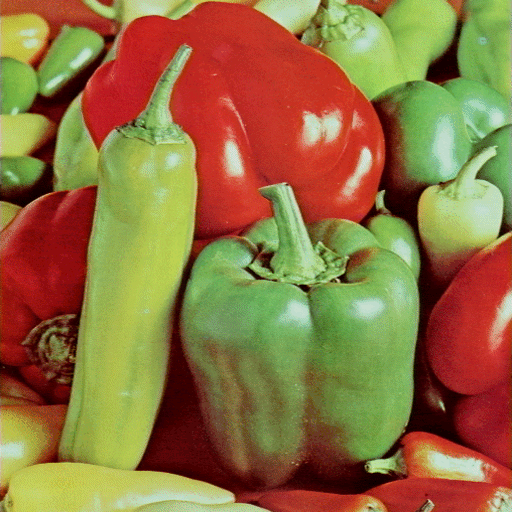
#> input picture book/peppers1.tif, 512 x 512 px
$ jupyter execute pixel_processing.ipynb
#> lines starting #> are read from the running program, lines starting #| are printed output that depends on the picture
## Image processing Tools

Aim of these first part is to dicover some tools taht transform an image to a new one that is easier to analyse.

The first class is the so called **pixel processing tools** where you simply modify each pixel of the image, to change its value using some pre-determined functions.

Each grayscale image can be defines as a function
$$f:R^2 \rightarrow R^+$$
where each value $f(x,y)$ is the intensity of the image.

Each color image is a function:
$$f:R^2 \rightarrow R^{3+}3$$
where ecah value is a three dimensiponal vector containing the image intensity in the red,green and blue channels, respectively.

The simplest pixel transformation can be described by means of  a function
$\mathcal T$:

$$g(x,y)=\mathcal T(f(x,y))$$
where $g(x,y)$ is the new image obtained after the transformation.
On every pixel, the transformation is independent of the other pixels.

[cell 1]
import cv2
import numpy as np
import matplotlib.pyplot as plt

img = cv2.imread("peppers1.tif",cv2.IMREAD_COLOR)
#> img is the input picture: shape (512, 512, 3); mean B, G, R 63.6, 112.9, 144.2

# Converti da BGR (standard OpenCV) a RGB (standard Matplotlib/FFT)
img_rgb = cv2.cvtColor(img, cv2.COLOR_BGR2RGB)
img2=img_rgb.astype(np.float32)/255.0

min_val = np.min(img_rgb)
#> min_val = 0
max_val = np.max(img_rgb)
#> max_val = 229

print(f"Minimo assoluto: {min_val}")
#| Minimo assoluto: 0
print(f"Massimo assoluto: {max_val}")
#| Massimo assoluto: 229

plt.figure()

plt.subplot(221)
plt.imshow(img2)
plt.title("original")
plt.axis('off')

plt.subplot(222)
img_d = np.clip(img2 - 0.5, 0, 1)
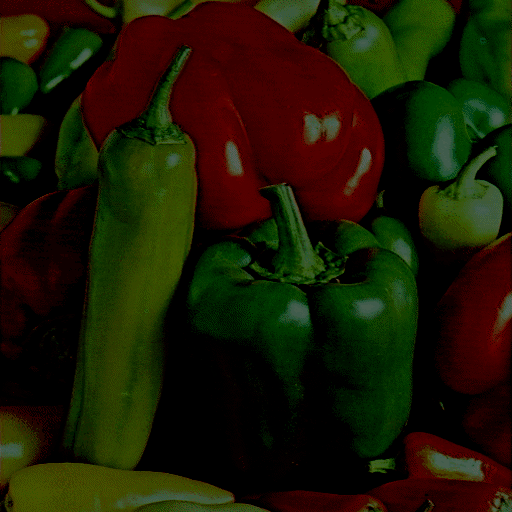
#> img_d: shape (512, 512, 3) float32; mean R, G, B 0.112, 0.103, 0.0119
plt.imshow(img_d)
plt.title("darkened")
plt.axis('off')

plt.subplot(223)
img_b = np.clip(img2 + 0.5, 0, 1)
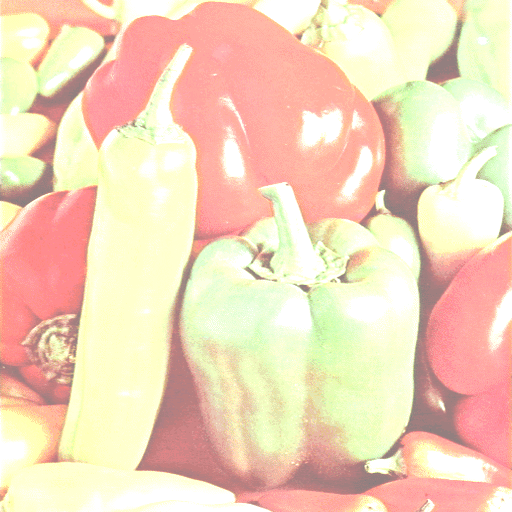
#> img_b: shape (512, 512, 3) float32; mean R, G, B 0.954, 0.84, 0.738
plt.imshow(img_b)
plt.title("brightened")
plt.axis('off')

plt.subplot(224)
plt.imshow(1-img2)
plt.title("inverted")
plt.axis('off')

plt.show
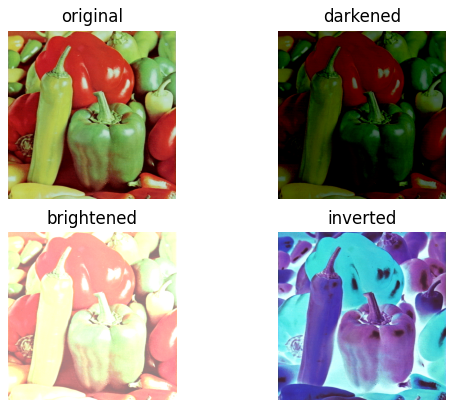
#> figure drawn by matplotlib, 4 panels

## Histogram of an image

An image histogram is a graph that shows how the pixel intensities are distributed in an image. It tells you how many pixels have each brightness value.

For a standard 8-bit grayscale image:
Pixel values range from 0 to 255
- 0 → black
- 255 → white
The histogram:
- X-axis → intensity values (0–255)
- Y-axis → number of pixels at each intensity
So if many pixels are dark, the graph will be higher on the left.
If many pixels are bright, it will be higher on the right.

<p align="center">

</p>

<p align="center">

</p>

What about color images?

- One histogram for Red
- One for Green
- One for Blue
Each channel has values from 0–255.

Image histograms are used for:

-  Contrast adjustment
-  Image enhancement
-  Histogram equalization
-  Computer vision preprocessing
- Thresholding (e.g., segmentation)
....

Mathematically:

f an image  has L possible intensity levels (usually 256), the histogram is:
$$ h(r_k)=n_k, \ \ k=1, \ldots L$$
where:
- $r_k$ is an intensity value
- $n_k$ is the number of pixels with that intensity

*Example of histogram equalization.*

Histogram equalization means to redistribute the pixel intensity values so that they use the available dynamic range more effectively (typically 0–255 for 8-bit images).
In simple terms:
we transform the image so its histogram becomes more uniformly distributed, which usually increases contrast.

[cell 2]
import cv2
import matplotlib.pyplot as plt

# Load image in grayscale
img = plt.imread("Baboon.bmp")
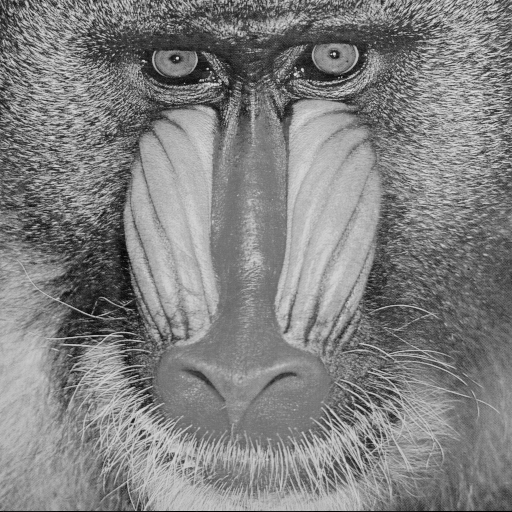
#> input picture book/Baboon.bmp, 512 x 512 px
#> img is the input picture: shape (512, 512); min 0, max 230, mean 129.1
#img = cv2.imread('Baboon.bmp', cv2.IMREAD_GRAYSCALE)
print(type(img))
#| <class 'numpy.ndarray'>

# Apply histogram equalization
img_eq = cv2.equalizeHist(img)
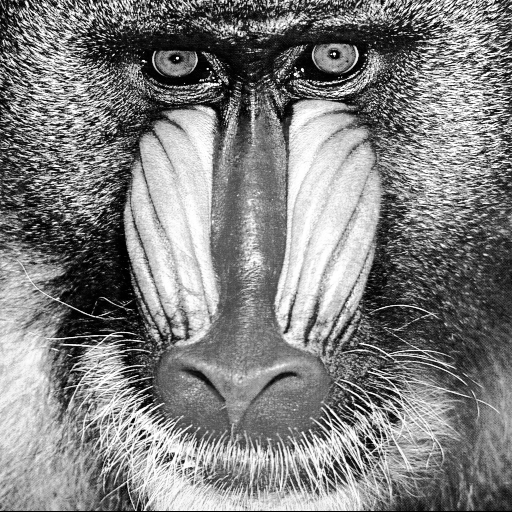
#> img_eq: shape (512, 512); min 0, max 255, mean 128.3

# Plot images and histograms
plt.figure(figsize=(10, 4))


plt.subplot(2, 2, 1)
plt.imshow(img, cmap="gray")
plt.title("Original image")
plt.axis("off")

plt.subplot(2, 2, 2)
plt.imshow(img_eq, cmap="gray")
plt.title("Equalized image")
plt.axis("off")

plt.subplot(2, 2, 3)
plt.hist(img.ravel(), bins=256, range=(0, 256))
plt.title("Original histogram")

plt.subplot(2, 2, 4)
plt.hist(img_eq.ravel(), bins=256, range=(0, 256))
plt.title("Equalized histogram")

plt.tight_layout()
plt.show()
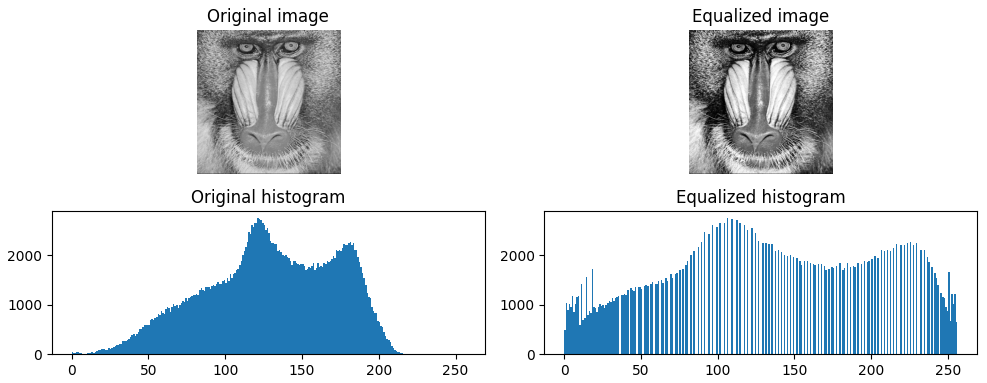
#> figure drawn by matplotlib, 4 panels; panel 3: tallest bar 2759 high, from x = 121 to 122; panel 4: tallest bar 2759 high, from x = 106 to 107

## Image noise

Digital images always are affected by errors (noise). Noise in images is any unwanted random variation in pixel values that does not correspond to the true scene.
Noise reduces contrast, hides details, and can mislead segmentation or measurements.
It can come from different sources such as:
- sensor electronics
- photon statistics
- transmission errors
...

Hence it originates during the acquisition and/or transmission (digitiazation) of the image.
The noise can be correlated or uncorrelated with pixel values. In the first case the value of the noise (random values) that affects a pixel value is *independent* from the value of the pixel, whereas in the second case the value of the noise is proportional to the values of the pixel.

**We have only statistical information about the noise**

Examples of statistical distributions of *uncorrrelated noise*:

- Gaussian noise with zero mean, also called *white noise*. It is an additive noise:

$$ x_n=x+\epsilon $$
where $\epsilon \simeq \mathcal N(0,\sigma)$.
Origin: Electronic sensor noise, Thermal noise, Amplifier circuits.

<p align="center">

   <p align="center"> Gaussian noise
</p>

- uniform noise

- exponential noise

- impulse noise, also called *salt and pepper noise*: random pixels are set equal to 0 (salt) or 1 (pepper).

<p align="center">

   <p align="center"> Gaussian noise
</p>
<p align="center">

   <p align="center"> Gaussian noise
</p>

Examples of statistical distributions of *corrrelated noise*:

- Poisson noise: the variance depends on the intensity of the pixel

-speckle noise (this is not a probabiblity distribution): it is a multiplicative noise:
$$ x_n=x+x*\epsilon$$

[cell 3]
import numpy as np
import cv2
import matplotlib.pyplot as plt

# Load grayscale image
img = cv2.imread("Baboon.bmp", cv2.IMREAD_GRAYSCALE)

img = img.astype(np.float32) / 255.0  # normalize to [0,1]

# Gaussian white noise
def add_gaussian_noise(image, sigma=0.1):
#> called with sigma = 0.1
    noise = np.random.normal(0, sigma, image.shape)
    noisy = image + noise
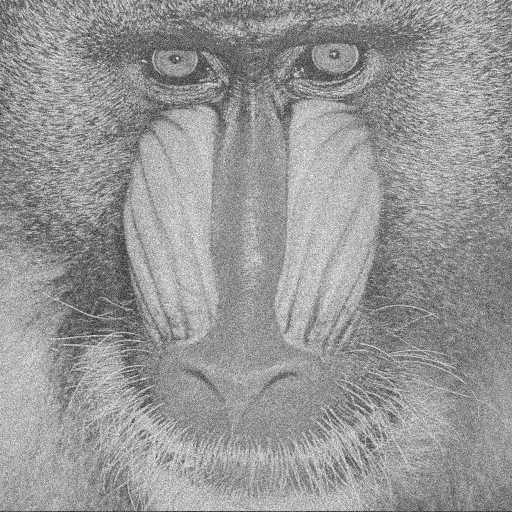
#> noisy: shape (512, 512) float64; min -0.415, max 1.14, mean 0.507; drawn with min black and max white
    return np.clip(noisy, 0, 1)

gaussian_img = add_gaussian_noise(img, sigma=0.1)

# Salt and pepper noise
def add_salt_pepper_noise(image, amount=0.05):
#> called with amount = 0.05
    noisy = image.copy()
    num_pixels = image.size
#> num_pixels = 262144
    num_salt = int(amount * num_pixels / 2)
#> num_salt = 6553
    num_pepper = int(amount * num_pixels / 2)
#> num_pepper = 6553

    # Salt
    coords = np.random.randint(0, image.shape[0], num_salt), \
             np.random.randint(0, image.shape[1], num_salt)
    noisy[coords] = 1

    #   Pepper
    coords = np.random.randint(0, image.shape[0], num_pepper), \
             np.random.randint(0, image.shape[1], num_pepper)
    noisy[coords] = 0
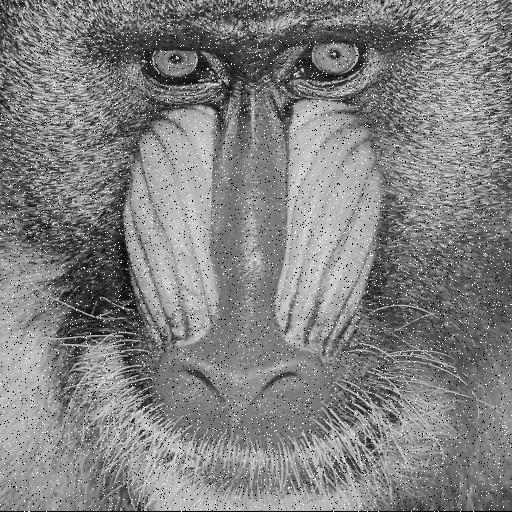
#> noisy: shape (512, 512) float32; min 0, max 1, mean 0.506

    return noisy

sp_img = add_salt_pepper_noise(img, amount=0.05)

# Poisson noise
def add_poisson_noise(image):
    noisy = np.random.poisson(image * 255) / 255
    return np.clip(noisy, 0, 1)

poisson_img = add_poisson_noise(img)

# Speckle noise

def add_speckle_noise(image, sigma=0.2):
#> called with sigma = 0.2
    noise = np.random.normal(0, sigma, image.shape)
    noisy = image + image * noise
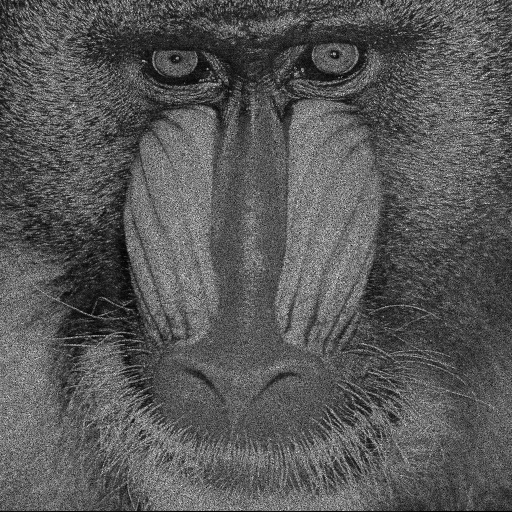
#> noisy: shape (512, 512) float64; min 0, max 1.46, mean 0.506; drawn with min black and max white
    return np.clip(noisy, 0, 1)
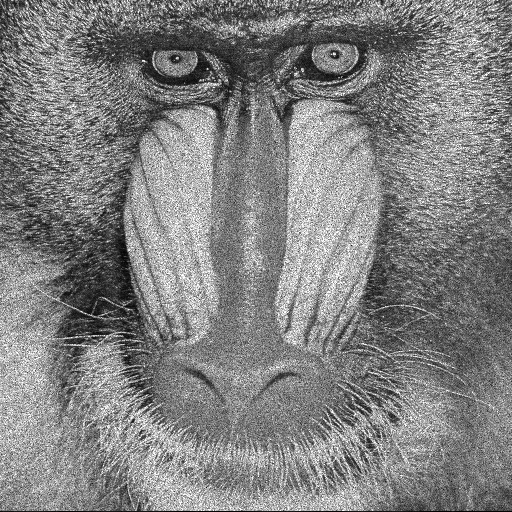
#> returned value: shape (512, 512) float64; min 0, max 1, mean 0.506

speckle_img = add_speckle_noise(img, sigma=0.2)

# Display the results

plt.figure(figsize=(12, 8))

titles = ["Original",
          "Gaussian",
          "Salt & Pepper",
          "Poisson",
          "Speckle"]

images = [img, gaussian_img, sp_img, poisson_img, speckle_img]

for i in range(5):
    plt.subplot(2, 3, i+1)
    plt.imshow(images[i], cmap="gray")
    plt.title(titles[i])
    plt.axis("off")

plt.tight_layout()
plt.show()
